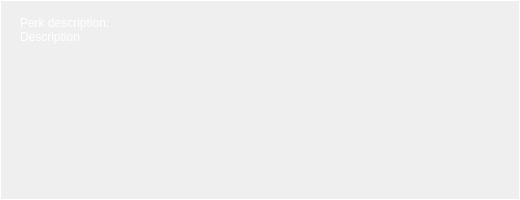
<?xml version="1.0" encoding="UTF-8"?>
<ui version="4.0">
 <class>Dialog</class>
 <widget class="QDialog" name="Dialog">
  <property name="geometry">
   <rect>
    <x>0</x>
    <y>0</y>
    <width>520</width>
    <height>200</height>
   </rect>
  </property>
  <property name="sizePolicy">
   <sizepolicy hsizetype="Fixed" vsizetype="Minimum">
    <horstretch>0</horstretch>
    <verstretch>0</verstretch>
   </sizepolicy>
  </property>
  <property name="minimumSize">
   <size>
    <width>520</width>
    <height>200</height>
   </size>
  </property>
  <property name="maximumSize">
   <size>
    <width>520</width>
    <height>1200</height>
   </size>
  </property>
  <property name="windowTitle">
   <string>Dialog</string>
  </property>
  <property name="styleSheet">
   <string notr="true">QLabel#bg {
	border: 1px solid white;
}

QLabel#info_lbl{
	color: white;
	font: 20px &quot;Sylfaen&quot;;
}
QLabel#description_lbl {
	color: white;
	font: 16px &quot;Sylfaen&quot;;
}
</string>
  </property>
  <widget class="QLabel" name="bg">
   <property name="geometry">
    <rect>
     <x>0</x>
     <y>0</y>
     <width>520</width>
     <height>200</height>
    </rect>
   </property>
   <property name="sizePolicy">
    <sizepolicy hsizetype="Preferred" vsizetype="Fixed">
     <horstretch>0</horstretch>
     <verstretch>0</verstretch>
    </sizepolicy>
   </property>
   <property name="minimumSize">
    <size>
     <width>520</width>
     <height>200</height>
    </size>
   </property>
   <property name="maximumSize">
    <size>
     <width>520</width>
     <height>16777215</height>
    </size>
   </property>
   <property name="styleSheet">
    <string notr="true"/>
   </property>
   <property name="text">
    <string/>
   </property>
  </widget>
  <widget class="QLabel" name="info_lbl">
   <property name="geometry">
    <rect>
     <x>20</x>
     <y>5</y>
     <width>480</width>
     <height>35</height>
    </rect>
   </property>
   <property name="sizePolicy">
    <sizepolicy hsizetype="Fixed" vsizetype="Fixed">
     <horstretch>0</horstretch>
     <verstretch>0</verstretch>
    </sizepolicy>
   </property>
   <property name="minimumSize">
    <size>
     <width>480</width>
     <height>0</height>
    </size>
   </property>
   <property name="maximumSize">
    <size>
     <width>480</width>
     <height>16777215</height>
    </size>
   </property>
   <property name="text">
    <string>Perk description:</string>
   </property>
   <property name="alignment">
    <set>Qt::AlignLeading|Qt::AlignLeft|Qt::AlignVCenter</set>
   </property>
  </widget>
  <widget class="QLabel" name="description_lbl">
   <property name="geometry">
    <rect>
     <x>20</x>
     <y>30</y>
     <width>480</width>
     <height>150</height>
    </rect>
   </property>
   <property name="sizePolicy">
    <sizepolicy hsizetype="Fixed" vsizetype="Minimum">
     <horstretch>0</horstretch>
     <verstretch>0</verstretch>
    </sizepolicy>
   </property>
   <property name="minimumSize">
    <size>
     <width>480</width>
     <height>150</height>
    </size>
   </property>
   <property name="maximumSize">
    <size>
     <width>480</width>
     <height>1200</height>
    </size>
   </property>
   <property name="text">
    <string>Description</string>
   </property>
   <property name="alignment">
    <set>Qt::AlignLeading|Qt::AlignLeft|Qt::AlignTop</set>
   </property>
   <property name="wordWrap">
    <bool>true</bool>
   </property>
  </widget>
 </widget>
 <resources/>
 <connections/>
</ui>
